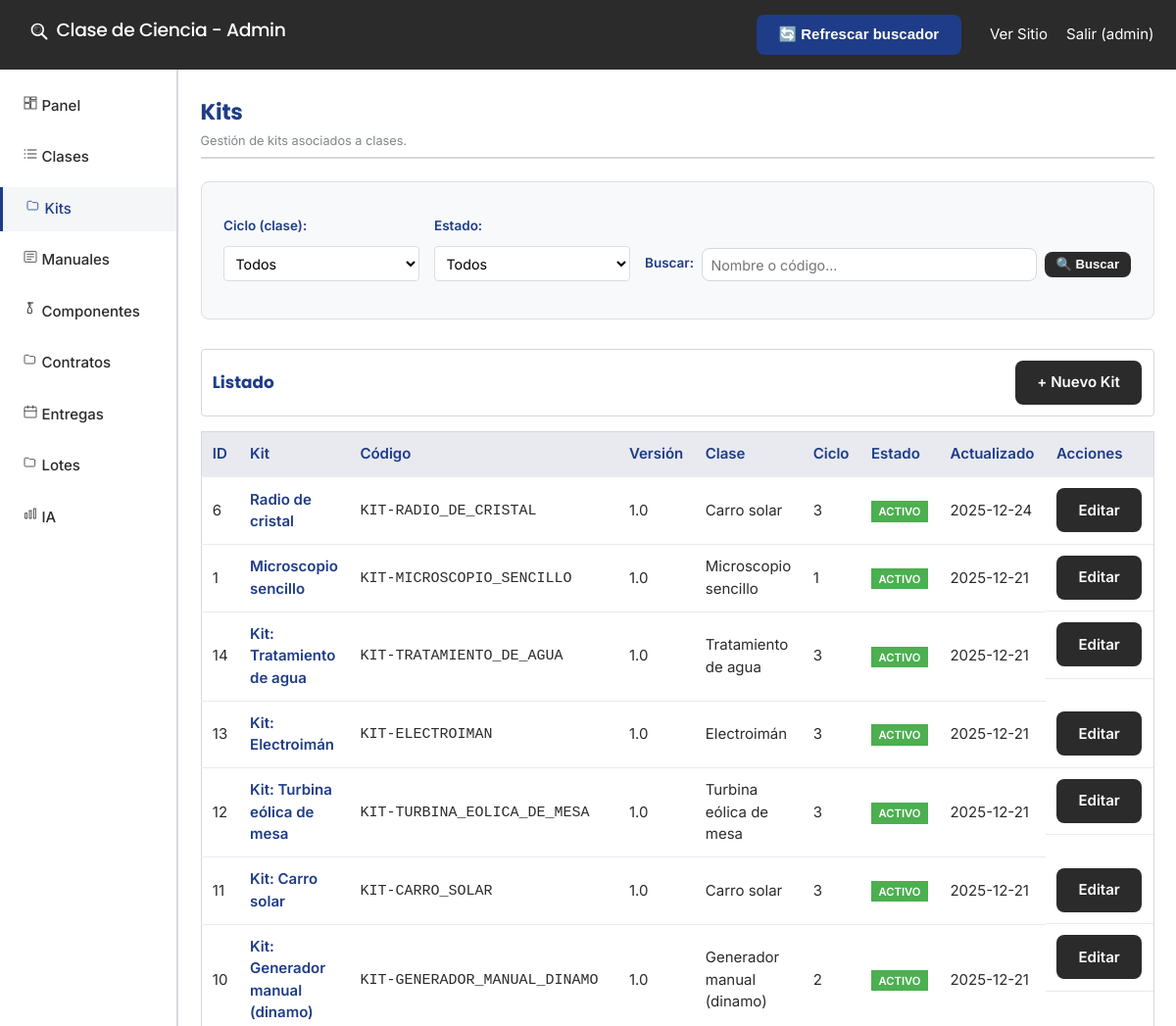
The app's page /admin/kits/index.php (signed in, upper part), older data.
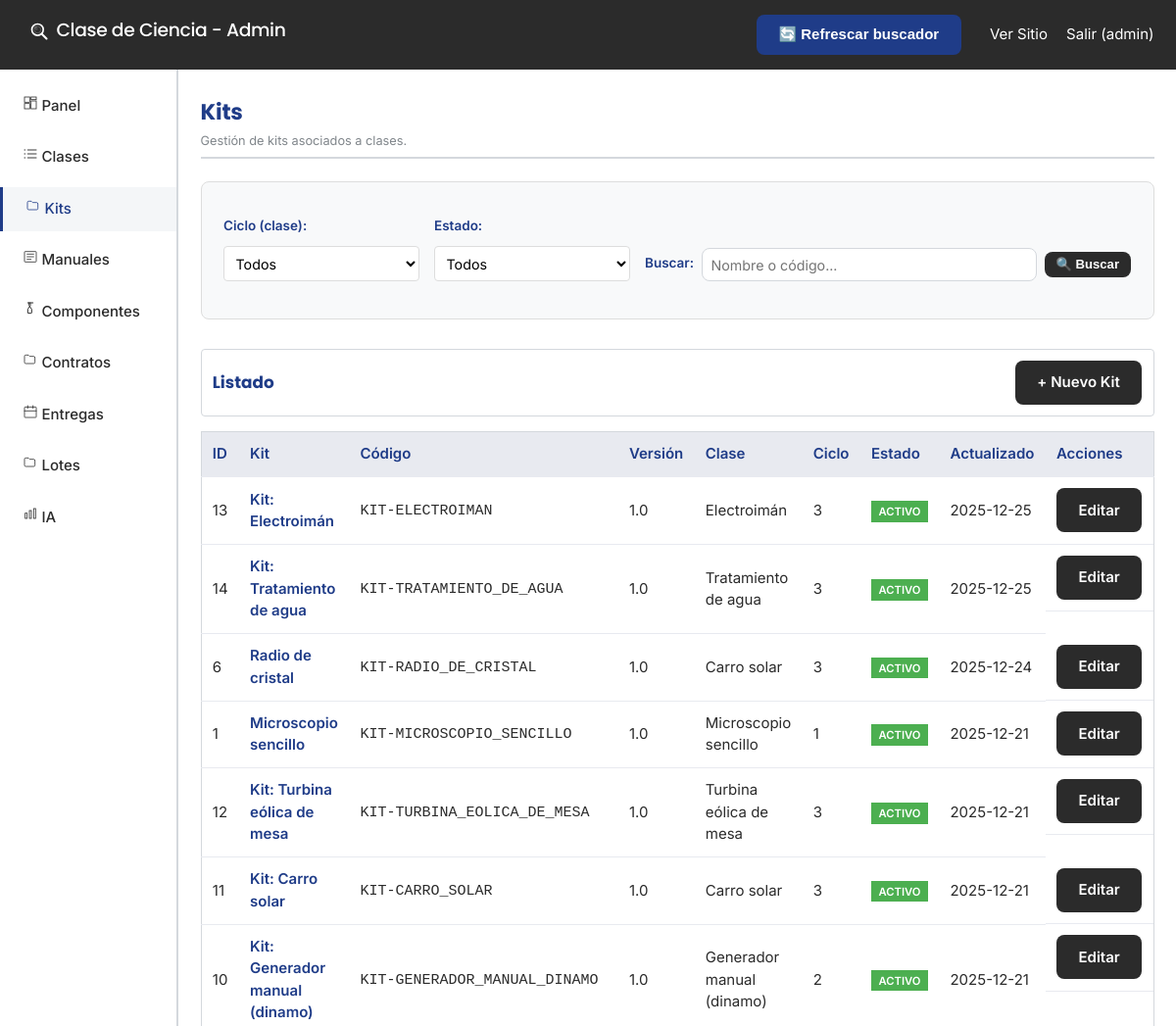
The same page, newer data.
### tables this page shows
CREATE TABLE `kits` (
  `id` int(11) NOT NULL,
  `clase_id` int(11) NOT NULL,
  `nombre` varchar(120) NOT NULL,
  `slug` varchar(120) DEFAULT NULL,
  `codigo` varchar(64) DEFAULT NULL,
  `version` varchar(32) DEFAULT NULL,
  `resumen` text DEFAULT NULL,
  `contenido_html` mediumtext DEFAULT NULL,
  `imagen_portada` varchar(255) DEFAULT NULL,
  `video_portada` varchar(255) DEFAULT NULL,
  `seguridad` longtext DEFAULT NULL CHECK (json_valid(`seguridad`)),
  `seo_title` varchar(160) DEFAULT NULL,
  `seo_description` varchar(255) DEFAULT NULL,
  `activo` tinyint(1) NOT NULL DEFAULT 1,
  `created_at` datetime NOT NULL DEFAULT current_timestamp(),
  `updated_at` datetime NOT NULL DEFAULT current_timestamp() ON UPDATE current_timestamp(),
  `time_minutes` int(11) DEFAULT NULL COMMENT 'Tiempo armado por defecto',
  `dificultad_ensamble` varchar(32) DEFAULT NULL COMMENT 'Dificultad por defecto'
);

CREATE TABLE `clases` (
  `id` int(11) NOT NULL,
  `nombre` varchar(180) NOT NULL,
  `slug` varchar(180) NOT NULL,
  `ciclo` tinyint(1) NOT NULL,
  `grados` longtext DEFAULT NULL CHECK (json_valid(`grados`)),
  `dificultad` varchar(32) DEFAULT NULL,
  `duracion_minutos` int(11) DEFAULT NULL,
  `resumen` text DEFAULT NULL,
  `objetivo_aprendizaje` text DEFAULT NULL,
  `imagen_portada` varchar(255) DEFAULT NULL,
  `video_portada` varchar(255) DEFAULT NULL,
  `seguridad` longtext DEFAULT NULL CHECK (json_valid(`seguridad`)),
  `seo_title` varchar(160) DEFAULT NULL,
  `seo_description` varchar(255) DEFAULT NULL,
  `activo` tinyint(1) NOT NULL DEFAULT 1,
  `destacado` tinyint(1) NOT NULL DEFAULT 0,
  `orden_popularidad` int(11) NOT NULL DEFAULT 0,
  `status` enum('draft','published') NOT NULL DEFAULT 'draft',
  `published_at` datetime DEFAULT NULL,
  `autor` varchar(120) DEFAULT NULL,
  `contenido_html` mediumtext DEFAULT NULL,
  `created_at` datetime NOT NULL DEFAULT current_timestamp(),
  `updated_at` datetime NOT NULL DEFAULT current_timestamp() ON UPDATE current_timestamp()
);

### admin/kits/index.php (the view, shortened to what this page needs)
<?php
require_once '../auth.php';
$search = isset($_GET['search']) ? trim($_GET['search']) : '';
$params = [];
$where = ['1=1'];
try {
    $sql = "SELECT k.id, k.nombre, k.codigo, k.version, k.activo, k.updated_at, c.id as clase_id, c.nombre as clase_nombre, c.ciclo
            FROM kits k
            LEFT JOIN clases c ON c.id = k.clase_id
            WHERE " . implode(' AND ', $where) . "
            ORDER BY k.updated_at DESC";
    $stmt = $pdo->prepare($sql);
    $stmt->execute($params);
    $kits = $stmt->fetchAll(PDO::FETCH_ASSOC);
} catch (PDOException $e) {
    $kits = [];
}
include '../header.php';
?>
<div class="page-header">
  <h2>Kits</h2>
  <span class="help-text">Gestión de kits asociados a clases.</span>
</div>
<div class="filters-bar">
  <form method="GET" class="filters-form">
    <div class="filter-group">
      <label for="ciclo">Ciclo (clase):</label>
      <select name="ciclo" id="ciclo" onchange="this.form.submit()">
        <option value="">Todos</option>
      </select>
    </div>
    <div class="filter-group">
      <label for="activo">Estado:</label>
      <select name="activo" id="activo" onchange="this.form.submit()">
        <option value="">Todos</option>
      </select>
    </div>
    <div class="filter-group search-group">
      <label for="search">Buscar:</label>
      <input type="text" id="search" name="search" value="<?= htmlspecialchars($search, ENT_QUOTES, 'UTF-8') ?>" placeholder="Nombre o código..." />
      <button type="submit" class="btn btn-sm">🔍 Buscar</button>
    </div>
  </form>
</div>
<div class="card" style="margin-bottom:1rem;display:flex;justify-content:space-between;align-items:center;">
  <h3 style="margin:0;">Listado</h3>
  <a href="/admin/kits/edit.php" class="btn">+ Nuevo Kit</a>
</div>
<?php if (empty($kits)): ?>
  <div class="message info">No hay kits.</div>
  <p><a href="/admin/kits/edit.php" class="btn">Crear Kit</a></p>
<?php else: ?>
  <table class="data-table">
    <thead>
      <tr>
        <th>ID</th>
        <th>Kit</th>
        <th>Código</th>
        <th>Versión</th>
        <th>Clase</th>
        <th>Ciclo</th>
        <th>Estado</th>
        <th>Actualizado</th>
        <th>Acciones</th>
      </tr>
    </thead>
    <tbody>
      <?php foreach ($kits as $k): ?>
      <tr>
        <td><?= (int)$k['id'] ?></td>
        <td><strong><?= htmlspecialchars($k['nombre'], ENT_QUOTES, 'UTF-8') ?></strong></td>
        <td><code><?= htmlspecialchars($k['codigo'], ENT_QUOTES, 'UTF-8') ?></code></td>
        <td><?= htmlspecialchars($k['version'], ENT_QUOTES, 'UTF-8') ?></td>
        <td><?= htmlspecialchars(($k['clase_nombre'] ?? '-'), ENT_QUOTES, 'UTF-8') ?></td>
        <td><?= htmlspecialchars(($k['ciclo'] ?? '-'), ENT_QUOTES, 'UTF-8') ?></td>
        <td>
          <span style="padding:0.25rem 0.5rem;background:<?= ((int)$k['activo']) ? '#4caf50' : '#ff9800' ?>;color:#fff;font-size:0.75rem;font-weight:600;">
            <?= ((int)$k['activo']) ? 'ACTIVO' : 'INACTIVO' ?>
          </span>
        </td>
        <td><?= htmlspecialchars(date('Y-m-d', strtotime($k['updated_at'])), ENT_QUOTES, 'UTF-8') ?></td>
        <td class="actions">
          <a href="/admin/kits/edit.php?id=<?= (int)$k['id'] ?>" class="btn action-btn">Editar</a>
        </td>
      </tr>
      <?php endforeach; ?>
    </tbody>
  </table>
<?php endif; ?>
<?php include '../footer.php'; ?>

Row changes from the older to the newer data that the page shows:
changed kits "Kit: Electroimán": updated_at "2025-12-21" → "2025-12-25"; moves up the list
changed kits "Kit: Tratamiento de agua": updated_at "2025-12-21" → "2025-12-25"; moves up the list
